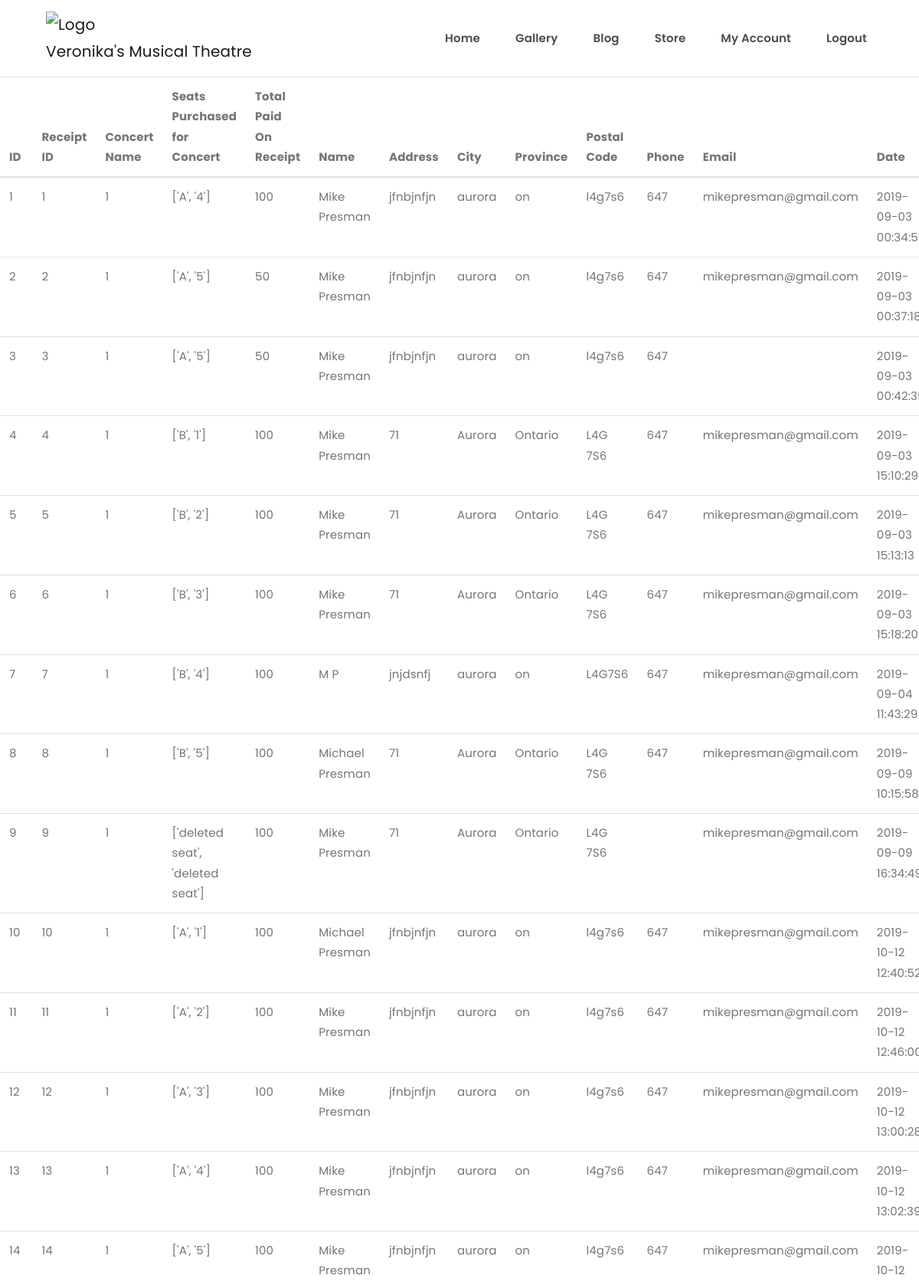
The app's page /user_purchases/9 (signed in, upper part) with its own data.
### vms/models.py (models this page shows)
class ConcertReceipt(db.Model):
    id = db.Column(db.Integer, primary_key=True)
    receipt_id = db.Column(db.Integer)
    user_id = db.Column(db.Integer)
    concert_id_associated = db.Column(db.Integer)
    seat_ids_purchased = db.Column(db.String(40))
    total_paid = db.Column(db.Integer)
    billing_name = db.Column(db.String(20))
    billing_address = db.Column(db.String(30))
    billing_city = db.Column(db.String(20))
    billing_province = db.Column(db.String(20))
    billing_postal_code = db.Column(db.String(20))
    billing_phone_number = db.Column(db.String(20))
    billing_email = db.Column(db.String(20))
    date_receipt_generated = db.Column(db.String(20))

### vms/routes.py (the view)
@app.route("/user_purchases/<user_id>", methods=["GET"])
@admin_only(current_user)
def user_purchases(user_id):
    receipts_for_user = ConcertReceipt.query.filter_by(
        user_id=int(user_id)).all()
    individual_receipts = {}
    for each_receipt in receipts_for_user:
        if "," in each_receipt.seat_ids_purchased:
            seat_ids_for_that_receipt = each_receipt.seat_ids_purchased.split(
                ",")
        else:
            seat_ids_for_that_receipt = [each_receipt.seat_ids_purchased]
        for seat in seat_ids_for_that_receipt:
            seat_details = ConcertSeats.query.filter_by(id=int(seat)).first()
            if seat_details is None: #this is a check if the concertseats row was deleted after the ticket was purchased
                seat_info = ['deleted seat', 'deleted seat']
                print(seat)
            else:
                seat_info = [seat_details.row, seat_details.seat]
            if each_receipt not in individual_receipts:
                individual_receipts[each_receipt] = [seat_info]
            else:
                individual_receipts[each_receipt].append(seat_info)
    return render_template("receipts_for_user.html", receipts_info=individual_receipts)

### vms/models.py (called while the page is built)
@login.user_loader
def load_user(id):
    return User.query.get(int(id))

### vms/templates/receipts_for_user.html (shortened to what this page needs)
{% extends "base.html" %}
{% block content %}
<center>
 <table class="table" style = "max-width: 75vw;">
          <thead>
            <tr>
              <th scope="col">ID</th>
              <th scope="col">Receipt ID</th>
              <th scope="col">Concert Name</th>
              <th scope="col">Seats Purchased for Concert</th>
              <th scope="col">Total Paid On Receipt</th>
              <th scope="col">Name</th>
              <th scope="col">Address</th>
              <th scope="col">City</th>
              <th scope="col">Province</th>
              <th scope="col">Postal Code</th>
              <th scope="col">Phone</th>
              <th scope="col">Email</th>
              <th scope="col">Date</th>
              </tr>
          </thead>
          <tbody>
            <tr>
            {%for concert_details, seat_details in receipts_info.items()%}
              <td>{{concert_details.id}}</td>
              <td>{{concert_details.receipt_id}}</td>
              <td>{{concert_details.concert_id_associated}}</td>
              <td>{%for each in seat_details%}
                      {{each}}
                  {%endfor%}</td>
              <td>{{concert_details.total_paid}}</td>
              <td>{{concert_details.billing_name}}</td>
              <td>{{concert_details.billing_address}}</td>
              <td>{{concert_details.billing_city}}</td>
              <td>{{concert_details.billing_province}}</td>
              <td>{{concert_details.billing_postal_code}}</td>
              <td>{{concert_details.billing_phone_number}}</td>
              <td>{{concert_details.billing_email}}</td>
              <td>{{concert_details.date_receipt_generated}}</td>
            </tr>
              {%endfor%}
        </tbody>
  </table>
</center>
{% endblock %}

### records on screen
ConcertReceipt: id "1", receipt_id "1", concert_id_associated "1", seat_details "['A', '4']", total_paid "100", billing_name "Mike Presman", billing_address "jfnbjnfjn", billing_city "aurora", billing_province "on", billing_postal_code "l4g7s6", billing_phone_number "647", billing_email "mikepresman@gmail.com", date_receipt_generated "2019-09-03…"
ConcertReceipt: id "2", receipt_id "2", concert_id_associated "1", seat_details "['A', '5']", total_paid "50", billing_name "Mike Presman", billing_address "jfnbjnfjn", billing_city "aurora", billing_province "on", billing_postal_code "l4g7s6", billing_phone_number "647", billing_email "mikepresman@gmail.com", date_receipt_generated "2019-09-03…"
ConcertReceipt: id "3", receipt_id "3", concert_id_associated "1", seat_details "['A', '5']", total_paid "50", billing_name "Mike Presman", billing_address "jfnbjnfjn", billing_city "aurora", billing_province "on", billing_postal_code "l4g7s6", billing_phone_number "647", date_receipt_generated "2019-09-03…"
ConcertReceipt: id "4", receipt_id "4", concert_id_associated "1", seat_details "['B', '1']", total_paid "100", billing_name "Mike Presman", billing_address "71", billing_city "Aurora", billing_province "Ontario", billing_postal_code "L4G 7S6", billing_phone_number "647", billing_email "mikepresman@gmail.com", date_receipt_generated "2019-09-03 15:10:29"
ConcertReceipt: id "5", receipt_id "5", concert_id_associated "1", seat_details "['B', '2']", total_paid "100", billing_name "Mike Presman", billing_address "71", billing_city "Aurora", billing_province "Ontario", billing_postal_code "L4G 7S6", billing_phone_number "647", billing_email "mikepresman@gmail.com", date_receipt_generated "2019-09-03 15:13:13"
ConcertReceipt: id "6", receipt_id "6", concert_id_associated "1", seat_details "['B', '3']", total_paid "100", billing_name "Mike Presman", billing_address "71", billing_city "Aurora", billing_province "Ontario", billing_postal_code "L4G 7S6", billing_phone_number "647", billing_email "mikepresman@gmail.com", date_receipt_generated "2019-09-03 15:18:20"
ConcertReceipt: id "7", receipt_id "7", concert_id_associated "1", seat_details "['B', '4']", total_paid "100", billing_name "M P", billing_address "jnjdsnfj", billing_city "aurora", billing_province "on", billing_postal_code "L4G7S6", billing_phone_number "647", billing_email "mikepresman@gmail.com", date_receipt_generated "2019-09-04 11:43:29"
ConcertReceipt: id "8", receipt_id "8", concert_id_associated "1", seat_details "['B', '5']", total_paid "100", billing_name "Michael Presman", billing_address "71", billing_city "Aurora", billing_province "Ontario", billing_postal_code "L4G 7S6", billing_phone_number "647", billing_email "mikepresman@gmail.com", date_receipt_generated "2019-09-09 10:15:58"
ConcertReceipt: id "9", receipt_id "9", concert_id_associated "1", seat_details "['deleted seat', 'deleted seat']", total_paid "100", billing_name "Mike Presman", billing_address "71", billing_city "Aurora", billing_province "Ontario", billing_postal_code "L4G 7S6", billing_email "mikepresman@gmail.com", date_receipt_generated "2019-09-09…"
ConcertReceipt: id "10", receipt_id "10", concert_id_associated "1", seat_details "['A', '1']", total_paid "100", billing_name "Michael Presman", billing_address "jfnbjnfjn", billing_city "aurora", billing_province "on", billing_postal_code "l4g7s6", billing_phone_number "647", billing_email "mikepresman@gmail.com", date_receipt_generated "2019-10-12…"
ConcertReceipt: id "11", receipt_id "11", concert_id_associated "1", seat_details "['A', '2']", total_paid "100", billing_name "Mike Presman", billing_address "jfnbjnfjn", billing_city "aurora", billing_province "on", billing_postal_code "l4g7s6", billing_phone_number "647", billing_email "mikepresman@gmail.com", date_receipt_generated "2019-10-12…"
ConcertReceipt: id "12", receipt_id "12", concert_id_associated "1", seat_details "['A', '3']", total_paid "100", billing_name "Mike Presman", billing_address "jfnbjnfjn", billing_city "aurora", billing_province "on", billing_postal_code "l4g7s6", billing_phone_number "647", billing_email "mikepresman@gmail.com", date_receipt_generated "2019-10-12…"
ConcertReceipt: id "13", receipt_id "13", concert_id_associated "1", seat_details "['A', '4']", total_paid "100", billing_name "Mike Presman", billing_address "jfnbjnfjn", billing_city "aurora", billing_province "on", billing_postal_code "l4g7s6", billing_phone_number "647", billing_email "mikepresman@gmail.com", date_receipt_generated "2019-10-12…"
ConcertReceipt: id "14", receipt_id "14", concert_id_associated "1", seat_details "['A', '5']", total_paid "100", billing_name "Mike Presman", billing_address "jfnbjnfjn", billing_city "aurora", billing_province "on", billing_postal_code "l4g7s6", billing_phone_number "647", billing_email "mikepresman@gmail.com", date_receipt_generated "2019-10-12…"
